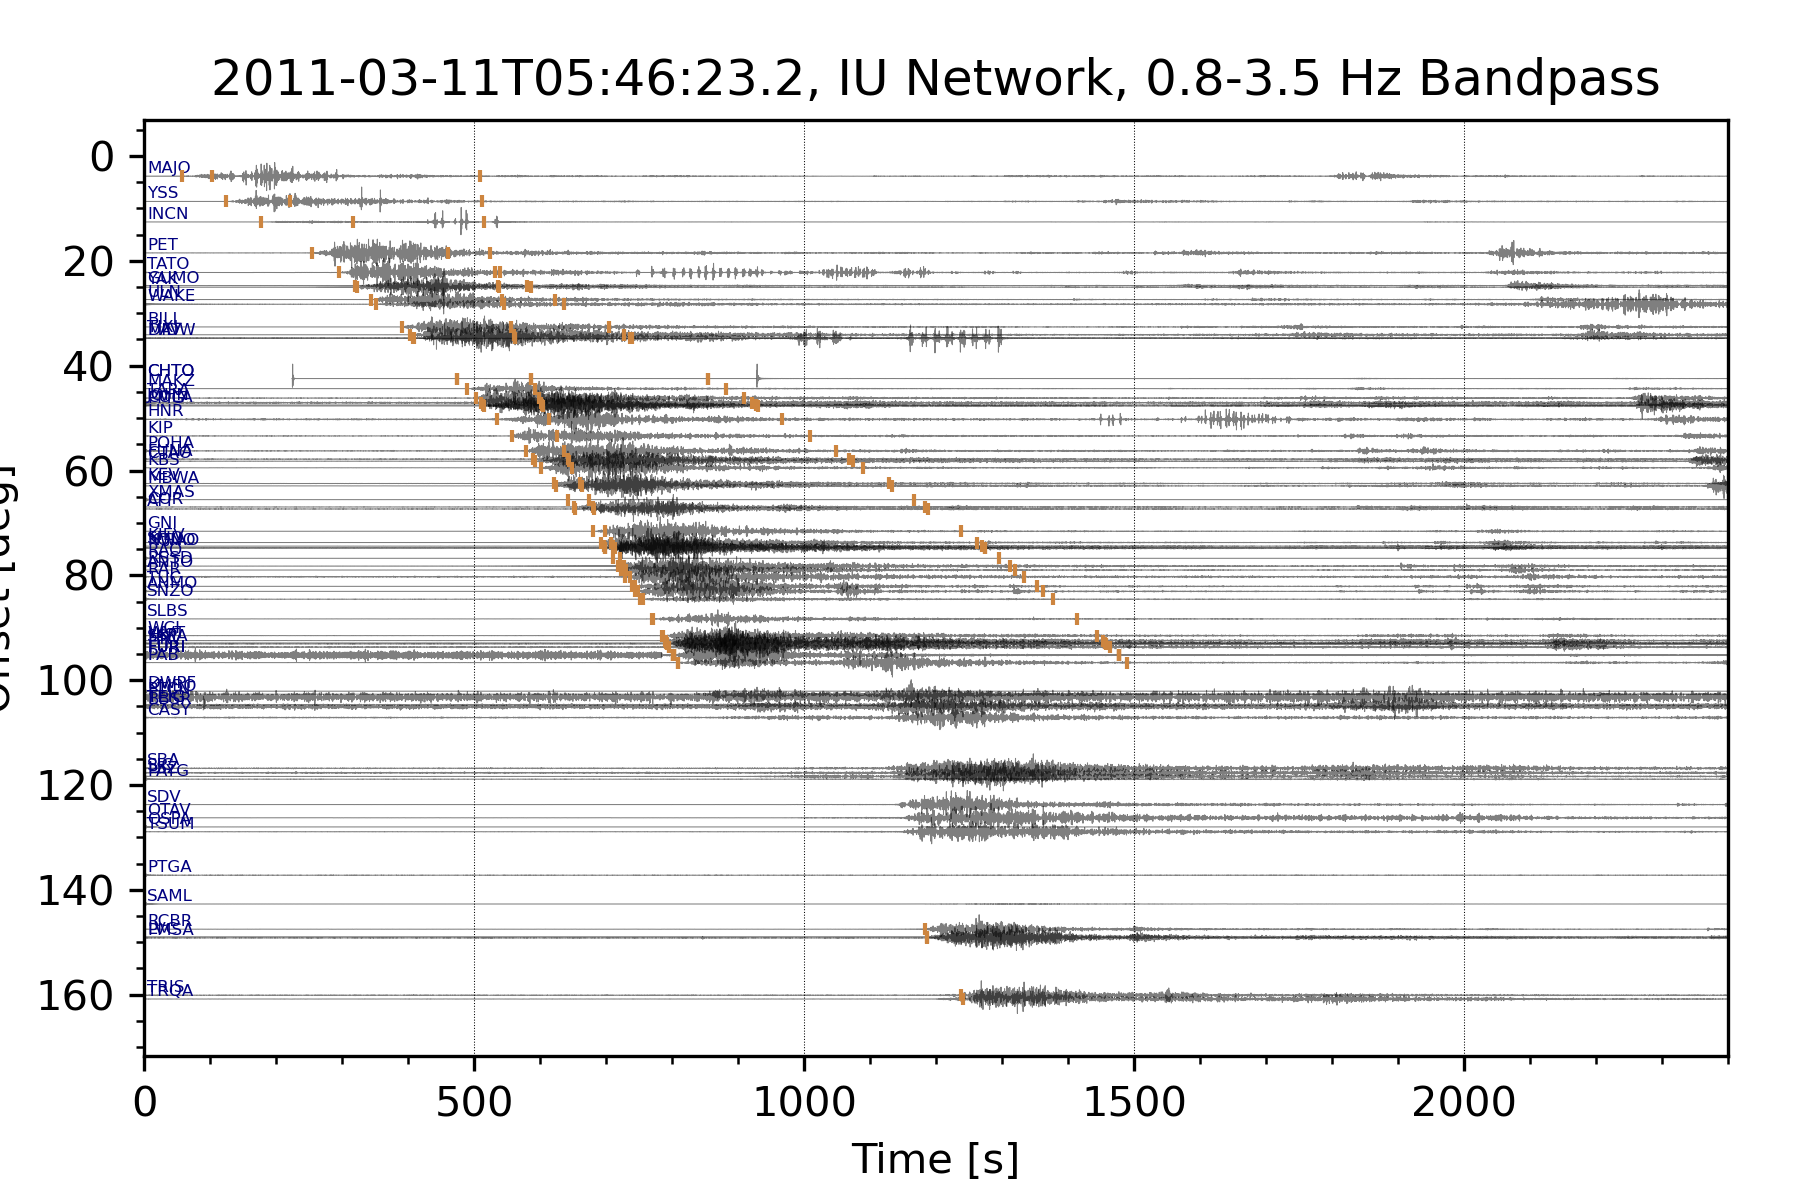

The Python source for this figure:
#!/usr/bin/env python3
# -*- coding: utf-8 -*-
"""
Created on Mon Nov 21 07:38:30 2022

@author: chrisyoung
"""

# Plots record section for event (Tohoku) for specified network (IU) and shows
# predicted arrivals for user specified phases.

import obspy
from obspy.clients.fdsn import Client
from obspy.geodetics import gps2dist_azimuth
from obspy.geodetics import kilometers2degrees
from obspy.taup import TauPyModel
import matplotlib.pyplot as plt

# Create IRIS client to fetch data
c = Client('IRIS')

# Get event information
UTC_str = '2011-03-11T05:46:23.2'     #Tohoku event
event_time = obspy.UTCDateTime(UTC_str)
cat = c.get_events(starttime = event_time - 10, endtime = event_time + 10, 
                    minmagnitude = 9)
origin = cat[0].preferred_origin()

# Get IU network station info
inv = c.get_stations(network = 'IU', station = '*', location = '00',
                      channel='BHZ',level='channel')


# Event time to 1 hour afterwards, all loc 00 BHZ channels
st = c.get_waveforms(network='IU', station = '*', location = '00',
                      channel='BHZ', starttime = event_time, 
                      endtime = event_time + 1. * 3600)
num_sta = len(st)

##filter data
freqmin = '0.8'
freqmax = '3.5'
st_filter = st.filter('bandpass', freqmin=float(freqmin), freqmax=float(freqmax))

# Calculate epicentral distance for each station
for tr in st_filter:
    sta_str = (tr.stats.network + '.' + tr.stats.station + 
               '.' + tr.stats.location + '.' + tr.stats.channel )  
    coords = inv.get_coordinates(sta_str)
    distance = gps2dist_azimuth(coords['latitude'], coords['longitude'],
                                         origin.latitude, origin.longitude)[0]
    distance_deg = kilometers2degrees(distance/1000)
    tr.stats.distance = 1000. * distance_deg
    
# Plot record section
fig = plt.figure()
st_filter.plot(type='section', recordlength=2400, orientation = 'horizontal',
        dist_degree=False, scale=2.0,
        time_down=True, linewidth=.25, grid_linewidth=.25, show=False, fig=fig)

# Fix y limits to be in degrees & add title
ax = fig.axes[0]
ax.set_ylabel('Offset [deg]')
ax.invert_yaxis()
ax.set_title(UTC_str + ', IU Network, ' + freqmin + '-' + freqmax + 
             ' Hz Bandpass')

# Plot predicted arrivals
markercolor = (205/255, 133/255, 63/255)
textcolor = (0/255, 0/255, 128/255)
m = TauPyModel(model = 'ak135')
phase_list = ['P','S','PcP','PKP']
num_phase = len(phase_list)
for tr in st_filter:
    distance_deg = tr.stats.distance/1000.
    ax.text(5.0, distance_deg, tr.stats.station, rotation=0.0,
            color=textcolor, va="bottom", ha="left", fontsize=4, zorder=10)
    for phase in phase_list:
        # sta_pha = ('sta=' + st_filter[ista].stats.station + 
        #            ', dist=' + str(distance_deg) + ', phase=' + phase_list[iphase])
        # print(sta_pha)
        arrival = m.get_travel_times(distance_in_degree=distance_deg, phase_list=[phase],
                                    source_depth_in_km = origin.depth/1000.)
        if len(arrival) > 0:
            ax.plot(arrival[0].time, distance_deg,marker='|',
                    markerfacecolor=markercolor, markeredgecolor = markercolor, 
                    markersize = 3, zorder=11)
plt.figure(fig)
plt.savefig('IU_RecSection_With_PredictedArrivals.png', dpi = 300)



